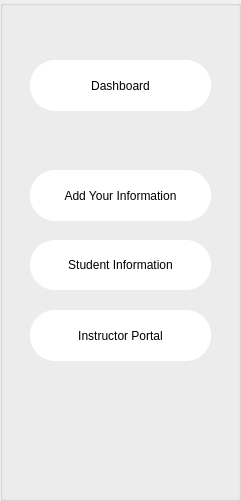
     <widget class="QGroupBox" name="studentPortalButtons">
      <property name="geometry">
       <rect>
        <x>10</x>
        <y>70</y>
        <width>241</width>
        <height>501</height>
       </rect>
      </property>
      <property name="styleSheet">
       <string notr="true"/>
      </property>
      <property name="title">
       <string/>
      </property>
      <widget class="QPushButton" name="addStudentButton">
       <property name="geometry">
        <rect>
         <x>30</x>
         <y>170</y>
         <width>181</width>
         <height>51</height>
        </rect>
       </property>
       <property name="font">
        <font>
         <weight>50</weight>
         <bold>false</bold>
        </font>
       </property>
       <property name="styleSheet">
        <string notr="true">background-color: white;
border-radius: 25px;</string>
       </property>
       <property name="text">
        <string>Add Your Information</string>
       </property>
      </widget>
      <widget class="QPushButton" name="viewStudentButton">
       <property name="geometry">
        <rect>
         <x>30</x>
         <y>240</y>
         <width>181</width>
         <height>50</height>
        </rect>
       </property>
       <property name="font">
        <font>
         <weight>50</weight>
         <bold>false</bold>
        </font>
       </property>
       <property name="styleSheet">
        <string notr="true">background-color: white;
border-radius: 25px;</string>
       </property>
       <property name="text">
        <string>Student Information</string>
       </property>
      </widget>
      <widget class="QPushButton" name="instructorPortalButton2">
       <property name="geometry">
        <rect>
         <x>30</x>
         <y>310</y>
         <width>181</width>
         <height>51</height>
        </rect>
       </property>
       <property name="font">
        <font>
         <weight>50</weight>
         <bold>false</bold>
        </font>
       </property>
       <property name="styleSheet">
        <string notr="true">background-color: white;
border-radius: 25px;</string>
       </property>
       <property name="text">
        <string>Instructor Portal</string>
       </property>
      </widget>
      <widget class="QPushButton" name="studentDashboard">
       <property name="geometry">
        <rect>
         <x>30</x>
         <y>60</y>
         <width>181</width>
         <height>51</height>
        </rect>
       </property>
       <property name="font">
        <font>
         <weight>50</weight>
         <bold>false</bold>
        </font>
       </property>
       <property name="styleSheet">
        <string notr="true">background-color: white;
border-radius: 25px;</string>
       </property>
       <property name="text">
        <string>Dashboard</string>
       </property>
      </widget>
     </widget>
